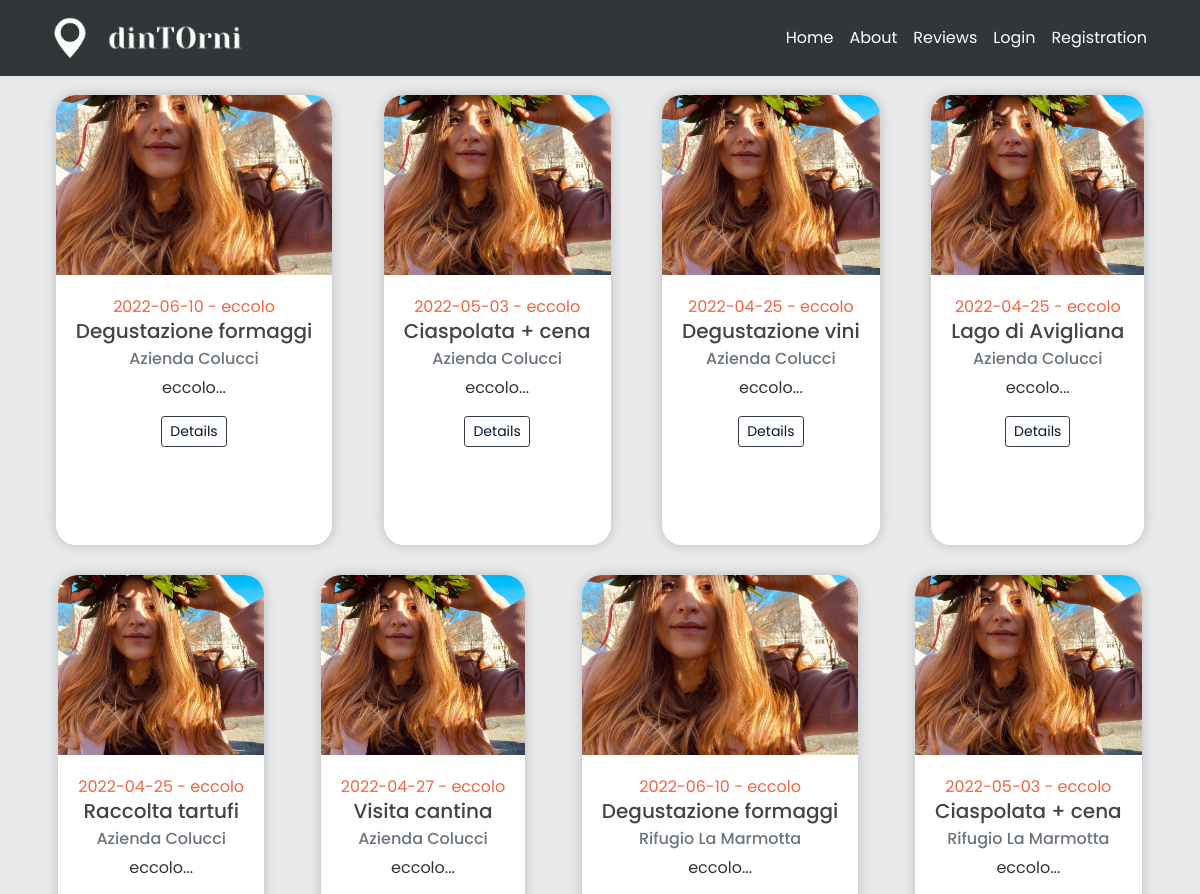
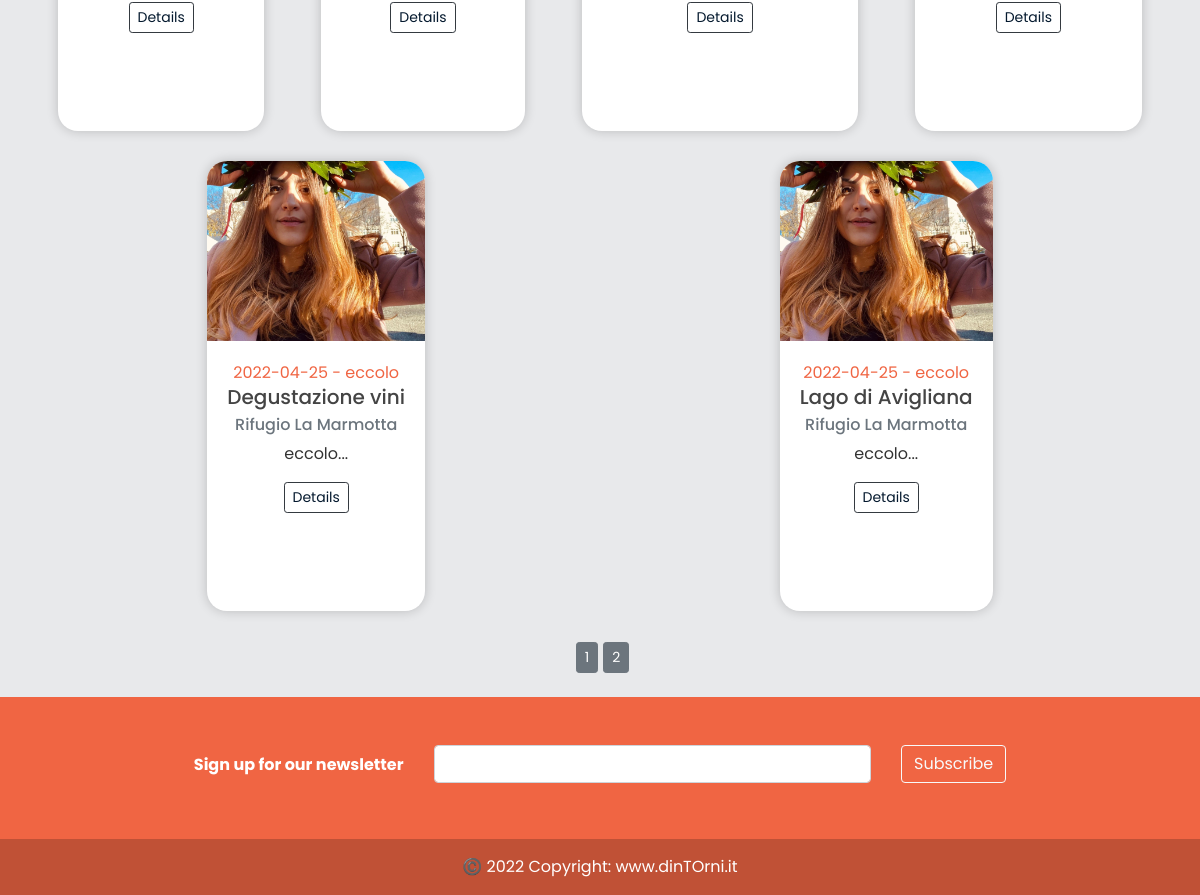
The page /home on the database its author committed (2 pictures, top to bottom).
### models.py (models this page shows, shortened)
class Event(db.Model):
    id = db.Column(db.Integer, primary_key=True)
    title = db.Column(db.String(100), nullable=False)
    date_event = db.Column(db.Date, nullable=False)
    location = db.Column(db.Text, nullable=False)
    price = db.Column(db.Float, nullable = True)
    equipment = db.Column(db.Text,  nullable=True)
    min_users = db.Column(db.Integer,  nullable=True)
    date_posted = db.Column(db.DateTime,
                            default=datetime.utcnow())  # default è listante corrente in cui posto
    content = db.Column(db.Text,  nullable=False)
    weaknesses = db.Column(db.Text,  nullable=True)
    image_event1 = db.Column(db.String(20), nullable=False, default='default.jpg')
    image_event2 = db.Column(db.String(20), nullable=False, default='default.jpg')
    image_event3 = db.Column(db.String(20), nullable=False, default='default.jpg')
    business_id = db.Column(db.Integer, db.ForeignKey('business.id'))  # db integer, è una chiave devo specificare la relazi

class User(db.Model, UserMixin):
    _tablename__ = 'user'
    id = db.Column(db.Integer, primary_key=True)
    email = db.Column(db.String(120), unique=True, nullable=False)
    image_file = db.Column(db.String(20), nullable=False, default='default.jpg')
    password = db.Column(db.String(60), nullable=False)
    telephone = db.Column(db.Integer(), nullable=False)
    type= db.Column(db.String(20))
    __mapper_args__={
        'polymorphic_identity': 'user',
        'polymorphic_on': type
    }

class Business(User, db.Model):
    _tablename__ = 'business'
    id = db.Column(db.Integer, db.ForeignKey('user.id'), primary_key=True)
    name = db.Column(db.String(20), unique=True, nullable=False)
    vat_number = db.Column(db.Integer())#rimettere i nullable
    city = db.Column(db.String(20))
    address = db.Column(db.String(30))
    events = db.relationship('Event', backref='creator', lazy=True)
    link_facebook = db.Column(db.String())
    link_instagram = db.Column(db.String())
    link_twitter = db.Column(db.String())
    link_website = db.Column(db.String())
    __mapper_args__ = {
        'polymorphic_identity': 'business',
    }

### app/main/routes.py (the view)
@main.route("/")
@main.route("/home")
def home():
    page = request.args.get('page', 1, type=int) #possiamo passare il numero di post che vogliamo per pagina
    events = Event.query.order_by(Event.date_posted.desc()).paginate(page=page, per_page=10)
    return render_template('home.html', events = events)

### app/templates/home.html (shortened to what this page needs)
{% extends "layout.html" %}
{% block content %}
<div class="card-group" >
    <div class="row justify-content-around">
    {% for event in events.items %}
      <div class="card" id="card_home" style="margin: 15px;">
        <img class="card-img-top" style="width: 100%; height: 15vw; object-fit: cover;" src="{{ url_for('static', filename='events_pics/' + event.image_event1) }}" alt="Event image">
        <div class="card-body align-center">
            <p class="card-text text-center mb-0" style="color: #F06543">{{ event.date_event }} - {{ event.location }}</p>
                <h5 class="card-title text-center mt-0">{{ event.title }}</h5>
            <h6 class="card-subtitle mb-2 text-muted text-center" href="{{ url_for('users.user_events', name=event.creator.name) }}">{{ event.creator.name }}</h6>
            <p class="card-text text-center mb-3">{{ event.content[:35] + "..." }}</p>
            <div class="col text-center mb-0 mt-3">
                  <a href="{{ url_for('events.event', event_id=event.id) }}" class="btn btn-outline-dark btn-sm mb-0" style="color: #04192E">Details</a>
            </div>
        </div>
      </div>
    {% endfor %}
    </div>
</div>
    <div class="container fill d-flex justify-content-center mt-3">
    {% for page_num in events.iter_pages(left_edge=1, right_edge=1, left_current=1, right_current=2) %}
        {% if page_num %}
            {% if events.page == page_num %}
                <a class="btn btn-secondary btn-sm mb-4" style="margin-right: 5px; margin-left: 5px" href="{{ url_for('main.home', page=page_num) }}">{{ page_num }}</a>
            {% else %}
                <a class="btn btn-secondary btn-sm mb-4" href="{{ url_for('main.home', page=page_num) }}">{{ page_num }}</a>
            {% endif %}
        {% endif %}
    {% endfor %}
    </div>
{% endblock content %}

### app/static/main.css (style rules this page uses)
body { background: #fafafa; color: #333333; margin-top: 5rem; }
h1, h2, h3, h4, h5, h6 { color: #444444; }
.card { border: none; transition: all 500ms cubic-bezier(0.19, 1, 0.22, 1); overflow: hidden; border-radius: 20px; min-height: 450px; box-shadow: 0 0 12px 0 rgba(0, 0, 0, 0.2); }
.card .card-body { transition: all 500ms cubic-bezier(0.19, 1, 0.22, 1); }
.align-center { text-align: center; }
img { border: 0; }
img { max-width: 100%; }
img { vertical-align: middle; border-style: none; }
*, body { font-family: "Poppins", sans-serif; }
a { color: #F06543; }
.text-center { text-align: center !important; }
.d-flex { display: -ms-flexbox !important; display: flex !important; }

### rows shown on the page
Event: image_event1 (placeholder picture), date_event "2022-06-10", location "eccolo", title "Degustazione formaggi", creator.name "Azienda Colucci", content "eccolo..."
Event: image_event1 (placeholder picture), date_event "2022-05-03", location "eccolo", title "Ciaspolata + cena", creator.name "Azienda Colucci", content "eccolo..."
Event: image_event1 (placeholder picture), date_event "2022-04-25", location "eccolo", title "Degustazione vini", creator.name "Azienda Colucci", content "eccolo..."
Event: image_event1 (placeholder picture), date_event "2022-04-25", location "eccolo", title "Lago di Avigliana", creator.name "Azienda Colucci", content "eccolo..."
Event: image_event1 (placeholder picture), date_event "2022-04-25", location "eccolo", title "Raccolta tartufi", creator.name "Azienda Colucci", content "eccolo..."
Event: image_event1 (placeholder picture), date_event "2022-04-27", location "eccolo", title "Visita cantina", creator.name "Azienda Colucci", content "eccolo..."
Event: image_event1 (placeholder picture), date_event "2022-06-10", location "eccolo", title "Degustazione formaggi", creator.name "Rifugio La Marmotta", content "eccolo..."
Event: image_event1 (placeholder picture), date_event "2022-05-03", location "eccolo", title "Ciaspolata + cena", creator.name "Rifugio La Marmotta", content "eccolo..."
Event: image_event1 (placeholder picture), date_event "2022-04-25", location "eccolo", title "Degustazione vini", creator.name "Rifugio La Marmotta", content "eccolo..."
Event: image_event1 (placeholder picture), date_event "2022-04-25", location "eccolo", title "Lago di Avigliana", creator.name "Rifugio La Marmotta", content "eccolo..."

### other values the page prints
{{ page_num }} "1"
{{ page_num }} "2"
